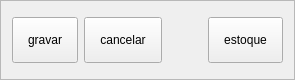
                 <widget class="QFrame" name="frame_2">
                  <property name="minimumSize">
                   <size>
                    <width>0</width>
                    <height>0</height>
                   </size>
                  </property>
                  <property name="maximumSize">
                   <size>
                    <width>16777215</width>
                    <height>80</height>
                   </size>
                  </property>
                  <property name="styleSheet">
                   <string notr="true">QFrame#frame_2{
		background-color: #2b3157;
border-radius:8px;
padding:4px;
}
QPushButton{
padding:15px;
	font: 11pt &quot;Arial&quot;;
}</string>
                  </property>
                  <property name="frameShape">
                   <enum>QFrame::StyledPanel</enum>
                  </property>
                  <property name="frameShadow">
                   <enum>QFrame::Raised</enum>
                  </property>
                  <layout class="QHBoxLayout" name="horizontalLayout">
                   <item>
                    <widget class="QPushButton" name="bt_grava">
                     <property name="focusPolicy">
                      <enum>Qt::NoFocus</enum>
                     </property>
                     <property name="text">
                      <string>gravar</string>
                     </property>
                     <property name="shortcut">
                      <string>F2</string>
                     </property>
                    </widget>
                   </item>
                   <item>
                    <widget class="QPushButton" name="bt_cancelar">
                     <property name="focusPolicy">
                      <enum>Qt::NoFocus</enum>
                     </property>
                     <property name="text">
                      <string>cancelar</string>
                     </property>
                     <property name="shortcut">
                      <string/>
                     </property>
                    </widget>
                   </item>
                   <item>
                    <spacer name="horizontalSpacer">
                     <property name="orientation">
                      <enum>Qt::Horizontal</enum>
                     </property>
                     <property name="sizeHint" stdset="0">
                      <size>
                       <width>40</width>
                       <height>20</height>
                      </size>
                     </property>
                    </spacer>
                   </item>
                   <item>
                    <widget class="QPushButton" name="bt_estoque">
                     <property name="focusPolicy">
                      <enum>Qt::NoFocus</enum>
                     </property>
                     <property name="text">
                      <string>estoque</string>
                     </property>
                    </widget>
                   </item>
                  </layout>
                 </widget>
